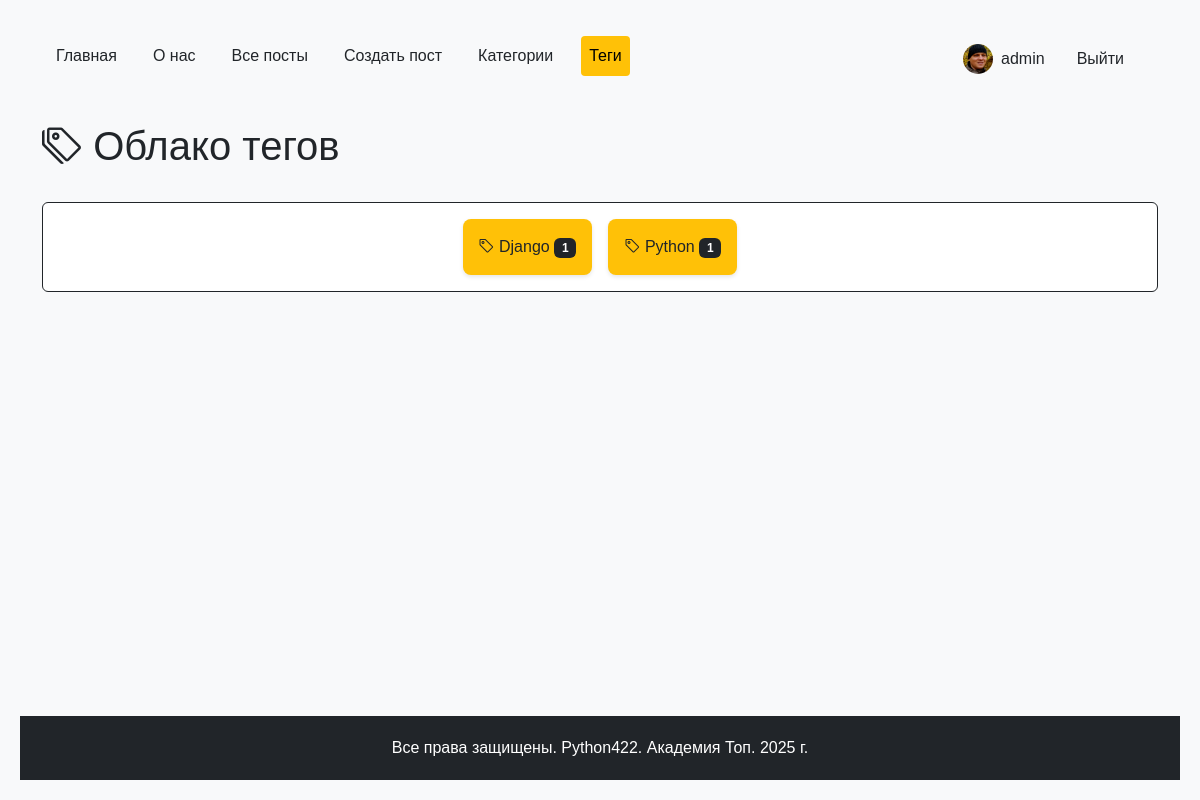
/posts/tags/ (signed in), run on the app's committed database.
### users_app/models.py (models this page shows, shortened)
class CustomUser(AbstractUser):
    avatar = models.ImageField(
        upload_to='users/avatars/%Y/%m/%d/',
        blank=True,
        null=True,
        verbose_name='Аватар'
    )
    github_id = models.CharField(
        max_length=50,
        blank=True,
        null=True,
        verbose_name='GitHub ID'
    )
    vk_id = models.CharField(
        max_length=50,
        blank=True,
        null=True,
        verbose_name='VK ID'
    )
    telegram_id = models.CharField(
        max_length=50,
        blank=True,
        null=True,
        verbose_name='Telegram ID'
    )
    birth_date = models.DateField(
        blank=True,
        null=True,
        verbose_name='Дата рождения'
    )
    bio = models.TextField(
        max_length=1000,
        blank=True,
        verbose_name='О себе'
    )
    class Meta:
        verbose_name = 'Пользователь'
        verbose_name_plural = 'Пользователи'

### python_blog/models.py (models this page shows, shortened)
class Tag(models.Model):
    name = models.CharField(max_length=100, verbose_name="Название")
    slug = models.SlugField(max_length=250, unique=True, verbose_name="Слаг")
    def get_absolute_url(self):
        return reverse("blog:tag_detail", args=[self.slug])
    class Meta:
        verbose_name = "Тег"
        verbose_name_plural = "Теги"
        ordering = ["name"]

### python_blog/views.py (the view)
# urls.py: path('tags/', catalog_tags, name='tags'),
def catalog_tags(request):
    tags = Tag.objects.annotate(posts_count=Count('posts')).order_by('-posts_count')
    context = {
        'tags': tags,
        'title': 'Теги блога',
        'active_menu': 'tags'
    }
    return render(request, 'python_blog/catalog_tags.html', context)

### python_blog/context_processors.py (called while the page is built)
def menu_items(request):
    menu = [
    {"title": "Главная", "url_name": "main"},
    {"title": "О нас", "url_name": "about"},
    {"title": "Все посты", "url_name": "blog:posts"},
    {"title": "Создать пост", "url_name": "blog:post_create"},
    {"title": "Категории", "url_name": "blog:categories"},
    {"title": "Теги", "url_name": "blog:tags"},
]
    current_url_name = request.resolver_match.view_name
    for item in menu:
        item['is_active'] = current_url_name == item['url_name']
    return {'menu_items': menu}

### users_app/context_processors.py (called while the page is built)
def profile_menu_items(request):
    menu = [
        {
            "title": "Информация",
            "url_name": "users:profile_detail",
            "icon": "bi-person-circle"
        },
        {
            "title": "Редактировать профиль",
            "url_name": "users:profile_edit",
            "icon": "bi-pencil-square"
        },
        {
            "title": "Сменить пароль",
            "url_name": "users:profile_password",
            "icon": "bi-key"
        },
    ]
    if request.resolver_match:
        current_url_name = request.resolver_match.url_name
        for item in menu:
            item['is_active'] = current_url_name == item['url_name']
    return {'profile_menu_items': menu}

### python_blog/templates/python_blog/catalog_tags.html (shortened to what this page needs)
{% extends "base.html" %}
{% block content %}
<div class="container mt-4">
    <div class="row mb-4">
        <div class="col-12">
            <h1 class="text-dark"><i class="bi bi-tags"></i> Облако тегов</h1>
        </div>
    </div>
    <div class="row">
        <div class="col-12">
            <div class="card border-dark">
                <div class="card-body">
                    <div class="tag-cloud d-flex flex-wrap gap-3 justify-content-center">
                        {% for tag in tags %}
                            <a href="{{ tag.get_absolute_url }}"
                               class="text-decoration-none">
                                <div class="tag-item p-3 bg-warning text-dark rounded-3
                                            {% if tag.posts_count > 10 %}fs-3
                                            {% elif tag.posts_count > 5 %}fs-4
                                            {% elif tag.posts_count > 2 %}fs-5
                                            {% else %}fs-6{% endif %}">
                                    <i class="bi bi-tag"></i>
                                    {{ tag.name }}
                                    <span class="badge bg-dark text-white">
                                        {{ tag.posts_count }}
                                    </span>
                                </div>
                            </a>
                        {% empty %}
                            <div class="alert alert-warning w-100 text-center">
                                <i class="bi bi-info-circle"></i> Теги пока не добавлены
                            </div>
                        {% endfor %}
                    </div>
                </div>
            </div>
        </div>
    </div>
</div>
{% endblock %}

### templates/menu_include.html (shortened to what this page needs)
<nav class="navbar navbar-expand-md">
    <div class="container-fluid">
        <div class="collapse navbar-collapse" id="navbarNav">
            <ul class="navbar-nav">
                {% for item in menu_items %}
                    <li class="nav-item">
                        <a class="nav-link {% if item.is_active %}active{% endif %}"
                           href="{% url item.url_name %}">
                            {{ item.title }}
                        </a>
                    </li>
                {% endfor %}
                <li class="nav-item ms-md-auto">
                    {% if user.is_authenticated %}
                        <div class="d-flex align-items-center">
                            <a href="{% url 'users:profile_detail' pk=user.pk %}" class="nav-link d-flex align-items-center me-3">
                                {% if user.avatar %}
                                    <img src="{{ user.avatar.url }}"
                                         class="rounded-circle me-2"
                                         alt="Аватар"
                                         style="width: 30px; height: 30px; object-fit: cover;">
                                {% else %}
                                    <div class="rounded-circle bg-dark d-flex align-items-center justify-content-center me-2"
                                         style="width: 30px; height: 30px;">
                                        <i class="bi bi-person-fill text-warning" style="font-size: 1.2rem;"></i>
                                    </div>
                                {% endif %}
                                {{user.username}}
                            </a>
                            <form action="{% url 'users:logout' %}" method="POST" class="d-inline">
                                <button type="submit" class="btn nav-link">Выйти</button>
                            </form>
                        </div>
                    {% else %}
                        <div class="d-flex">
                            <a href="{% url 'users:register' %}" class="nav-link me-3">Регистрация</a>
                            <span class="nav-link me-3">|</span>
                            <a href="{% url 'users:login' %}" class="nav-link">Вход</a>
                        </div>
                    {% endif %}
                </li>
            </ul>
        </div>
    </div>
</nav>

### static/css/main.css (style rules this page uses)
body { min-height: 100vh; display: flex; flex-direction: column; margin: 0; padding: 20px; background-color: #f8f9fa; font-family: Arial, sans-serif; }
nav ul { list-style: none; padding: 0; }
nav ul li { display: inline; margin-right: 20px; }
nav ul li a { color: #212529; text-decoration: none; }
.navbar { background-color: #f8f9fa; padding: 1rem; }
.navbar-nav { width: 100%; }
.nav-link { color: #212529; text-decoration: none; padding: 0.5rem 1rem; }
.active { color: #000000; background-color: #ffc107; padding: 8px 16px; border-radius: 4px; text-decoration: none; }
.nav-link.active { color: #000000; background-color: #ffc107; border-radius: 4px; }
.tag-item { transition: all 0.3s ease; box-shadow: 0 2px 4px rgba(0,0,0,0.1); }

### data on the page
CustomUser: avatar (picture), username "admin"
Tag: name "Django", posts_count "1"
Tag: name "Python", posts_count "1"

### other printed values
{{ item.title }} "Главная" "О нас" "Все посты" "Создать пост" "Категории" "Теги"
